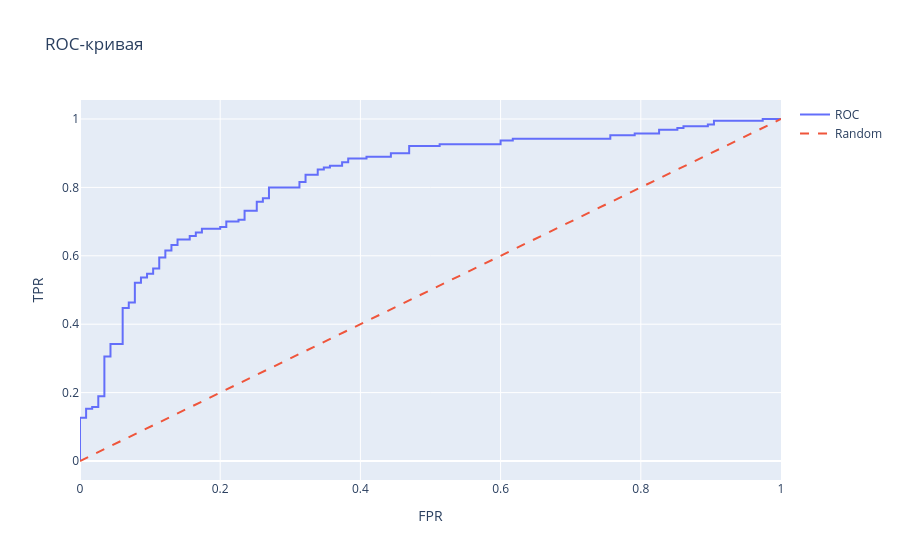

Notebook source saved alongside this figure:
### Code cell
fpr, tpr, _ = roc_curve(y_test, test_proba)
fig_roc = go.Figure()
fig_roc.add_trace(go.Scatter(x=fpr, y=tpr, mode='lines', name='ROC'))
fig_roc.add_trace(go.Scatter(x=[0,1], y=[0,1], mode='lines', name='Random', line=dict(dash='dash')))
fig_roc.update_layout(title='ROC-кривая', xaxis_title='FPR', yaxis_title='TPR')
fig_roc.show()
